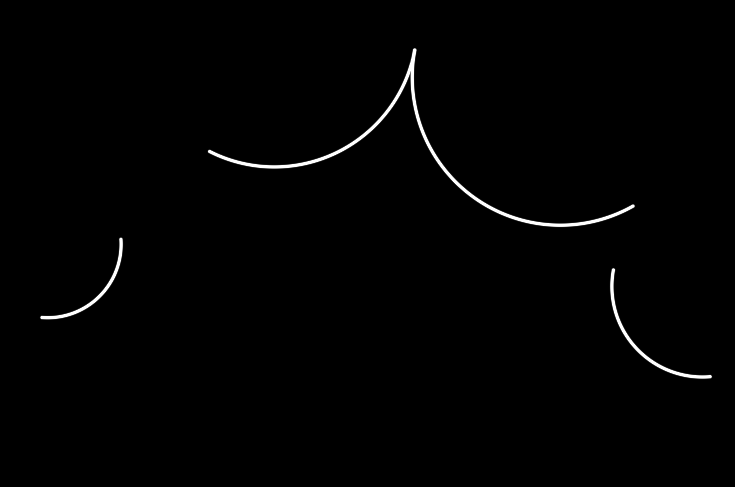
#> input picture code/visual/lidar/RPLIDAR-A1M8/Lidar_Nano/Test_Image/1.png, 735 x 487 px, found by its file name
$ python picture_hsv_test.py
#> lines starting #> are read from the running program, lines starting #| are printed output that depends on the picture; after the words box and inside, x2 and y2 are one past the last pixel; in counts of white or black regions, pixels touching at a corner belong together
# -*- coding:utf-8 -*-

import cv2
import numpy as np

"""
¹¦ÄÜ£º¶ÁÈ¡Ò»ÕÅÍ¼Æ¬£¬ÏÔÊ¾³öÀ´£¬×ª»¯ÎªHSVÉ«²Ê¿Õ¼ä
     ²¢Í¨¹ý»¬¿éµ÷½ÚHSVãÐÖµ£¬ÊµÊ±ÏÔÊ¾
"""

img = cv2.imread('1.PNG')
#> img is the input picture: shape (487, 735, 3); min 0, max 255, mean 2.2
frame = cv2.resize(img, (500, 500), interpolation=cv2.INTER_AREA)
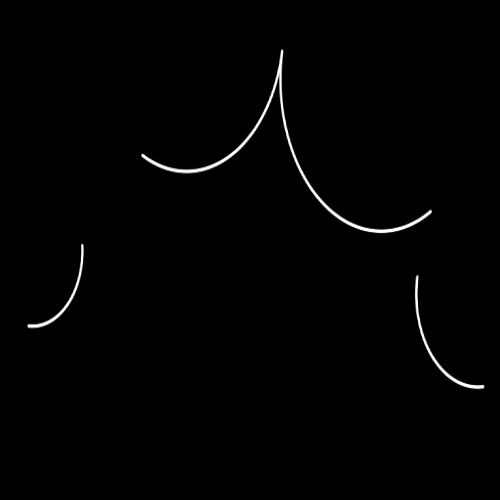
#> frame: shape (500, 500, 3); min 0, max 255, mean 2.2

hsv_low = np.array([0, 0, 0])
hsv_high = np.array([0, 0, 0])

# ÏÂÃæ¼¸¸öº¯Êý£¬Ð´µÃÓÐµãÈßÓà

def h_low(value):
    hsv_low[0] = value

def h_high(value):
    hsv_high[0] = value

def s_low(value):
    hsv_low[1] = value

def s_high(value):
    hsv_high[1] = value

def v_low(value):
    hsv_low[2] = value

def v_high(value):
    hsv_high[2] = value

cv2.namedWindow('image',cv2.WINDOW_AUTOSIZE)
# ¿ÉÒÔ×Ô¼ºÉè¶¨³õÊ¼Öµ£¬×î´óÖµ255²»ÐèÒªµ÷½Ú
cv2.createTrackbar('H low', 'image', 0, 255, h_low)
cv2.createTrackbar('H high', 'image',255, 255, h_high)
cv2.createTrackbar('S low', 'image', 0, 255, s_low)
cv2.createTrackbar('S high', 'image', 255, 255, s_high)
cv2.createTrackbar('V low', 'image', 0, 255, v_low)
cv2.createTrackbar('V high', 'image', 180, 255, v_high)

while True:
    dst = cv2.cvtColor(frame, cv2.COLOR_BGR2HSV) # BGR×ªHSV
#> dst: shape (500, 500, 3); mean H, S, V 0, 0, 2.2
    dst = cv2.inRange(dst, hsv_low, hsv_high) # Í¨¹ýHSVµÄ¸ßµÍãÐÖµ£¬ÌáÈ¡Í¼Ïñ²¿·ÖÇøÓò
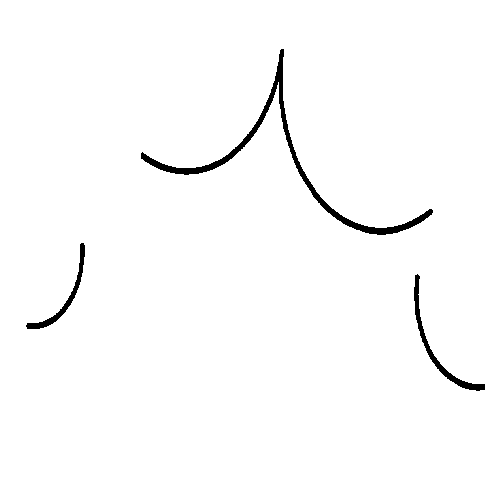
#> dst: shape (500, 500); 98.4% white; 3 black regions, box (x1, y1, x2, y2) and area: (141, 49, 433, 235) 2585, (414, 274, 485, 391) 765, (26, 243, 85, 329) 573
    cv2.imshow('dst', dst)
    cv2.imshow('frame', frame)
    if cv2.waitKey(1) & 0xFF == ord('q'):
#> (key q is pressed here)
        break

cv2.destroyAllWindows()

$ run again, with code/visual/lidar/RPLIDAR-A1M8/Lidar_Nano/Test_Image/10.png copied over code/visual/lidar/RPLIDAR-A1M8/Lidar_Nano/Test_Image/1.png
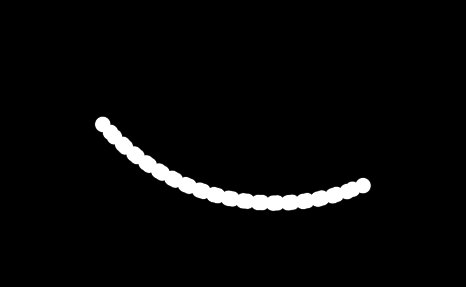
#> input picture code/visual/lidar/RPLIDAR-A1M8/Lidar_Nano/Test_Image/10.png, 466 x 287 px, found by its file name
#> img is the input picture: shape (287, 466, 3); min 0, max 255, mean 8.1
#> `frame = cv2.resize(img, (500, 500), interpolation=cv2.INTER_AREA)`:
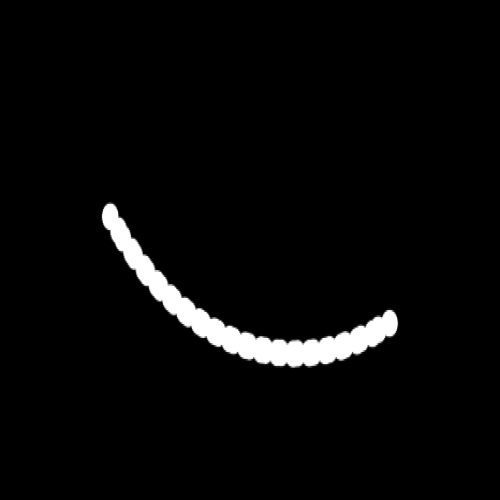
#> frame: shape (500, 500, 3); min 0, max 255, mean 8.1
#> `dst = cv2.inRange(dst, hsv_low, hsv_high)`:
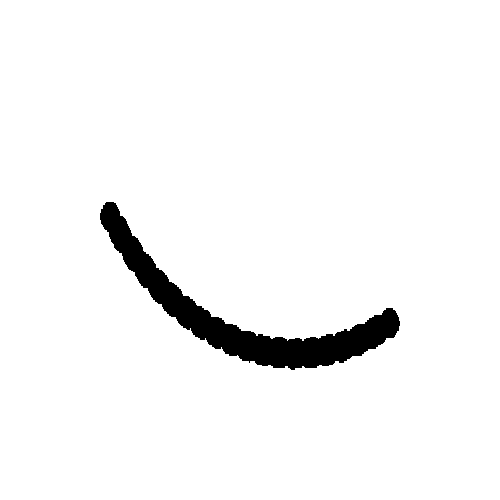
#> dst: shape (500, 500); 96.2% white; 1 black region, box (x1, y1, x2, y2) and area: (100, 202, 400, 370) 9515

$ run again, with code/visual/lidar/RPLIDAR-A1M8/Lidar_Nano/Test_Image/12.png copied over code/visual/lidar/RPLIDAR-A1M8/Lidar_Nano/Test_Image/1.png
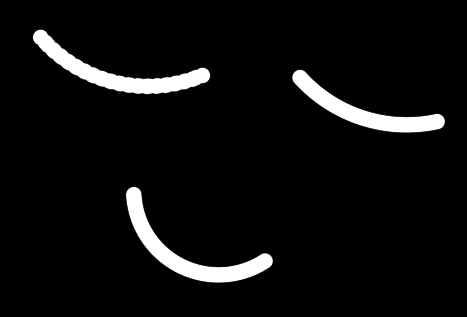
#> input picture code/visual/lidar/RPLIDAR-A1M8/Lidar_Nano/Test_Image/12.png, 467 x 317 px, found by its file name
#> img is the input picture: shape (317, 467, 3); min 0, max 255, mean 14.3
#> `frame = cv2.resize(img, (500, 500), interpolation=cv2.INTER_AREA)`:
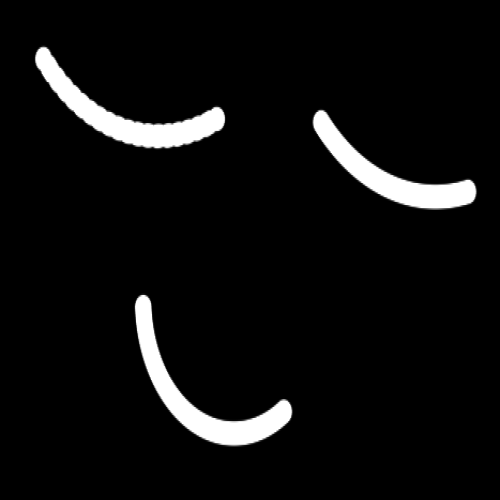
#> frame: shape (500, 500, 3); min 0, max 255, mean 14.3
#> `dst = cv2.inRange(dst, hsv_low, hsv_high)`:
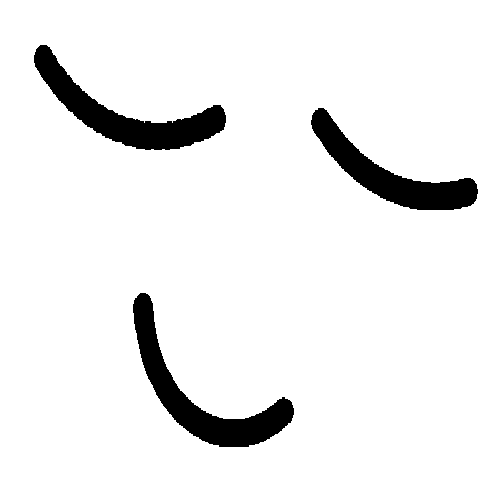
#> dst: shape (500, 500); 93.4% white; 3 black regions, box (x1, y1, x2, y2) and area: (133, 293, 294, 447) 5866, (34, 45, 226, 150) 5698, (311, 108, 478, 210) 5002
